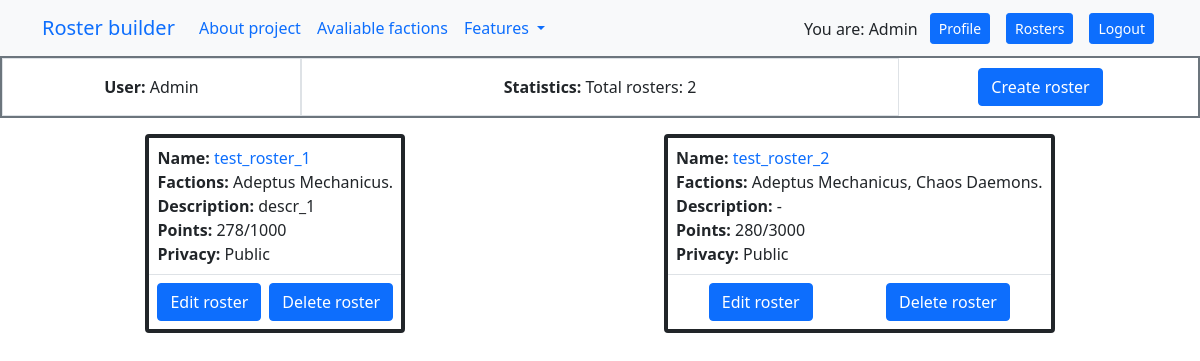
/builder/roster_list/ (signed in), run on the app's committed database.
### users/models.py (models this page shows)
class NormalUser(AbstractUser):
	first_name = models.CharField('first name', max_length=150)
	last_name = models.CharField('last name', max_length=150)
	email = models.EmailField('email address', unique=True)

### builder/models.py (models this page shows, shortened)
class Roster(models.Model):
	name = models.CharField("unit name", max_length=250)
	user = models.ForeignKey(NormalUser, on_delete=models.CASCADE, verbose_name="user")
	description = models.TextField("description", blank=True)
	total_cost = models.PositiveIntegerField("total roster cost", default=0)
	max_cost = models.PositiveIntegerField("maximum roster cost", default=1500)
	factions = models.ManyToManyField(CodexFaction, verbose_name="factions", related_name="factions")
	private = models.BooleanField(default=False)
	roster_data = models.BinaryField(verbose_name="roster data", null=True, default=json.dumps({"detachment_data": [], "main_data": []}).encode())

class CodexFaction(models.Model):
	name = models.CharField("codex faction name", max_length=250, unique=True)

### builder/views.py (the view)
# urls.py: path("roster_list/", RosterListView.as_view(), name="roster_list"),
class RosterListView(ListView):
    template_name = "builder/roster_list.html"
    def get(self, request, *args, **kwargs):
        return render(
            request, self.template_name, {
                "rosters": Roster.objects.prefetch_related("factions").filter(user=request.user.pk),
            }
        )

### builder/templates/builder/roster_list.html
{% extends "users/base.html" %}
{% block content %}
<div class="container-fluid">
    <div class="row border border-2 border-secondary">
        <div class="col-3 border d-flex justify-content-center">
            <div class="m-3 align-text-center"><b>User:</b> {{ user.username }}</div>
        </div>
        <div class="col border d-flex justify-content-center">
            <div class="m-3 align-text-center"><b>Statistics:</b> Total rosters: {{ rosters.count }}</div>
        </div>
        <div class="col-3 d-flex justify-content-around align-items-center">
            <div>
                <a type="button" class="col me-3 align-self-center btn btn-primary" href="{% url 'builder:roster_create' %}">Create roster</a>
            </div>
        </div>
    </div>
</div>
<div class="d-flex justify-content-around m-3 flex-wrap">
    {% for roster in rosters %}
        <div class="border border-4 border-dark mw-50 rounded">
            <div class="p-2">
                <div><b>Name:</b> <a style="text-decoration: none;" href="{% url 'builder:display_roster' roster.pk %}">{{ roster.name }}</a></div>
                <div>
                    <b>Factions:</b>
                    {% if roster.factions.all %}
                        {% for faction in roster.factions.all %}
                            {% if forloop.last %}
                                <span>{{ faction.name }}.</span>
                            {% else %}
                                <span>{{ faction.name }}, </span>
                            {% endif %}
                        {% endfor %}
                    {% else %}
                        -
                    {% endif %}
                </div>
                <div><b>Description:</b> {{ roster.description }}</div>
                <div><b>Points:</b> {{ roster.total_cost }}/{{ roster.max_cost }}</div>
                <div><b>Privacy:</b> {% if roster.private %}Private{% else %}Public{% endif %}</div>
            </div>
            <div class="border-top d-flex p-1 justify-content-around">
                <div class="p-1">
                    <a type="button" class="col btn btn-primary" href="{% url 'builder:manage_roster' roster.pk %}">Edit roster</a>
                </div>
                <div class="p-1">
                    <a type="button" class="col btn btn-primary" href="{% url 'builder:delete_roster' roster.pk %}">Delete roster</a>
                </div>
            </div>
        </div>
    {% endfor %}
</div>
{% endblock %}

### users/templates/users/base.html (shortened to what this page needs)
{% load static %}
<!DOCTYPE html>
<html lang="en">
<head>
    <link href="https://cdn.jsdelivr.net/npm/bootstrap@5.1.3/dist/css/bootstrap.min.css"
          rel="stylesheet"
>
    <link rel="stylesheet" href="{% static 'css/base_style.css' %}">
</head>
<header>
    <div class="navbar navbar-expand-lg bg-light">
        <div class="container">
            <a class="navbar-brand" href="{% url 'index' %}">Roster builder</a>
            <ul class="navbar-nav me-auto mb-2 mb-lg-0">
                <li class="nav-item">
                    <a class="nav-link" href="#">About project</a>
                </li>
                <li class="nav-item">
                    <a class="nav-link" href="{% url 'builder:units_list' %}">Avaliable factions</a>
                </li>
                <li class="nav-item dropdown">
                    <a class="nav-link dropdown-toggle" href="#" id="navbarDropdown" role="button"
                       data-bs-toggle="dropdown" aria-expanded="false">
                        Features
                    </a>
                </li>
            </ul>
            <div class="row">
                {% if user.is_authenticated %}
                    <div class="col pt-1 text-nowrap">You are: {{ user.username }}</div>
                    <a type="button" class="col me-3 my-auto btn btn-primary btn-sm" href="{% url 'users:profile' %}">Profile</a>
                    <a type="button" class="col me-3 my-auto btn btn-primary btn-sm" href="{% url 'builder:roster_list' %}">Rosters</a>
                    <a type="button" class="col me-3 my-auto btn btn-primary btn-sm" href="{% url 'users:logout' %}">Logout</a>
                {% else %}
                    <div class="col pt-1 text-nowrap">You are: Guest</div>
                    <a type="button" class="col me-3 btn btn-primary btn-sm" href="{% url 'users:login' %}">Login</a>
                {% endif %}
            </div>
        </div>
    </div>
</header>
<body>
{% block content %}
{% endblock %}
</body>

### data on the page
NormalUser: username "Admin"
Roster: name "test_roster_1", description "descr_1", total_cost "278", max_cost "1000", private "Public"
CodexFaction: name "Adeptus Mechanicus"
Roster: name "test_roster_2", description "-", total_cost "280", max_cost "3000", private "Public"
CodexFaction: name "Chaos Daemons"

### other printed values
{{ rosters.count }} "2"
